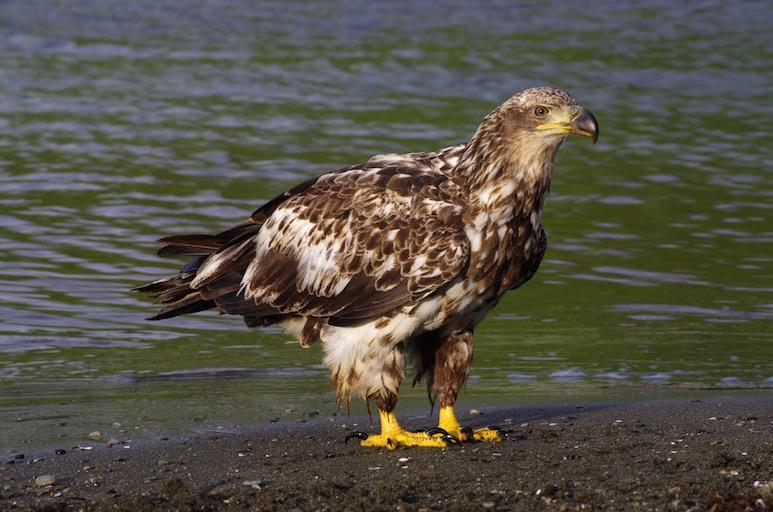
#> input picture opencv_tutorials/images/0.jpg, 773 x 512 px
$ python image_handler.py
#> lines starting #> are read from the running program, lines starting #| are printed output that depends on the picture; after the words box and inside, x2 and y2 are one past the last pixel; in counts of white or black regions, pixels touching at a corner belong together
#!/usr/bin/env python
# -*- coding: utf-8 -*-
"""
title= ""
author= "huangtw"
ctime = 2017/03/03
"""

import cv2
import numpy as np
from matplotlib import pyplot as plt
img = cv2.imread('../images/0.jpg')
#> img is the input picture: shape (512, 773, 3); mean B, G, R 70.8, 82, 85.2
# grayImage = cv2.cvtColor(img, cv2.COLOR_RGB2GRAY)
grayImage = cv2.cvtColor(img, cv2.COLOR_BGR2GRAY)
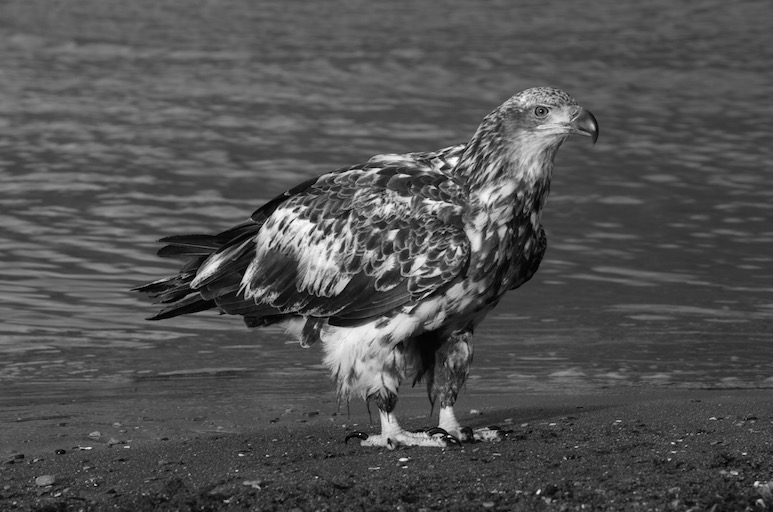
#> grayImage: shape (512, 773); min 0, max 254, mean 81.7
ret,thresh1=cv2.threshold(grayImage, 127, 255, cv2.THRESH_BINARY)
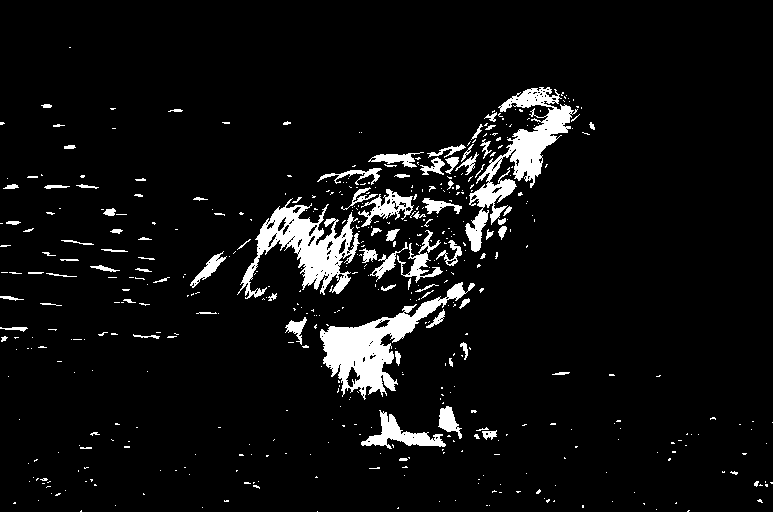
#> thresh1: shape (512, 773); 6.2% white; 490 white regions (399 under 20 px), largest, box (x1, y1, x2, y2) and area: (320, 282, 475, 400) 4961, (465, 87, 578, 252) 4636, (237, 198, 360, 299) 4540
ret,thresh2=cv2.threshold(grayImage, 127, 255, cv2.THRESH_BINARY_INV)
ret,thresh3=cv2.threshold(grayImage, 127, 255, cv2.THRESH_TRUNC)
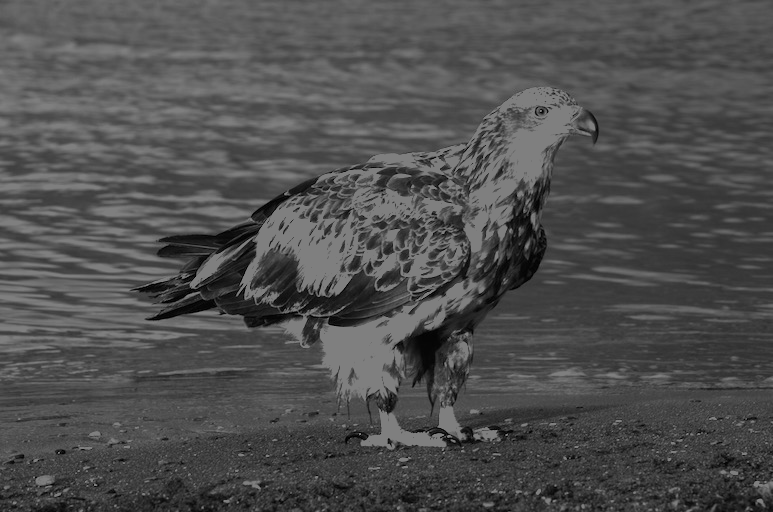
#> thresh3: shape (512, 773); min 0, max 127, mean 78.9
ret,thresh4=cv2.threshold(grayImage, 127, 255, cv2.THRESH_TOZERO)
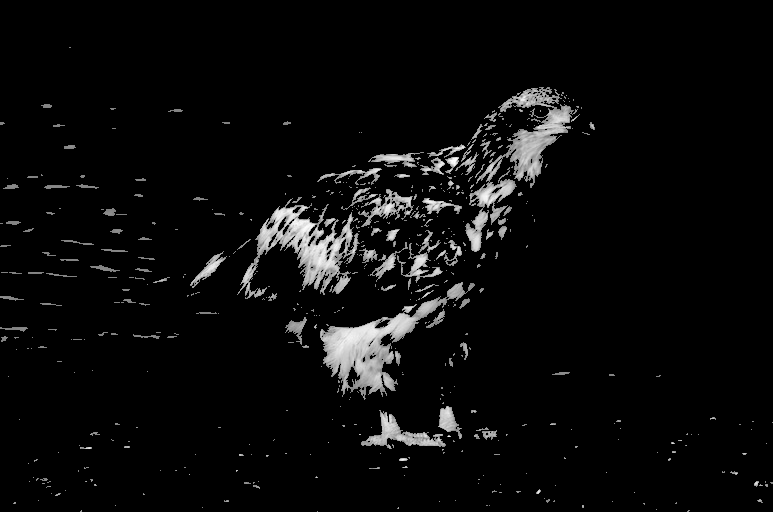
#> thresh4: shape (512, 773); min 0, max 254, mean 10.7
ret,thresh5=cv2.threshold(grayImage, 127, 255, cv2.THRESH_TOZERO_INV)
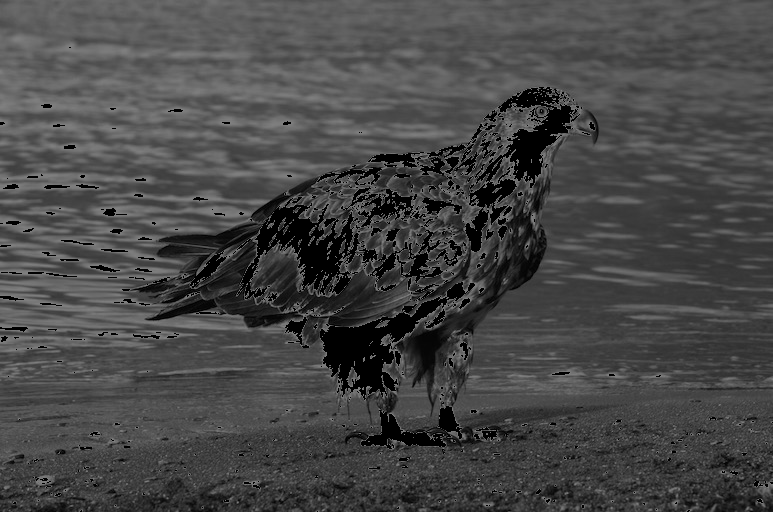
#> thresh5: shape (512, 773); min 0, max 127, mean 71
titles = ['Gray Image','BINARY','BINARY_INV','TRUNC','TOZERO','TOZERO_INV']
images = [grayImage, thresh1, thresh2, thresh3, thresh4, thresh5]
for i in xrange(6):
   plt.subplot(2,3,i+1),plt.imshow(images[i],'gray')
   plt.title(titles[i])
   plt.xticks([]),plt.yticks([])
plt.show()
